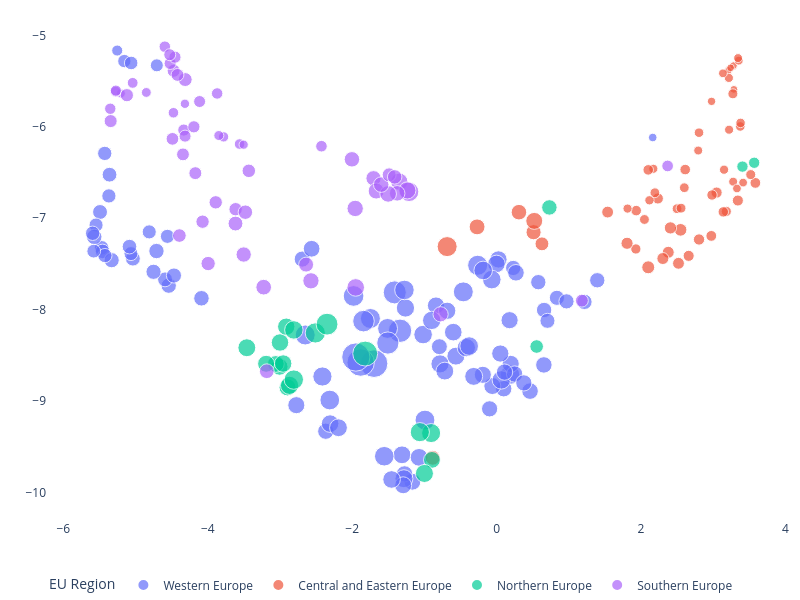

Notebook code for this chart:
### Code cell
# UMAP
umap_model = umap.UMAP(n_components = 2, n_neighbors = 25,
                       min_dist=0.1, random_state = 0)
components = umap_model.fit_transform(X)

df_umap = df.join(pd.DataFrame(components, index = df.index,
                           columns = ['pc_1', 'pc_2']))

df_umap.reset_index(inplace = True)

fig = px.scatter(df_umap, x = 'pc_1', y = 'pc_2', color=df_umap['EU Region'],
                 width = 800, height = 600, size = 'GDP per Capita',
                 custom_data = ['region_name', 'GDP per Capita'])

fig.update_layout(  margin={"r":1,"t":15,"l":1,"b":1},
                    plot_bgcolor = '#FFFFFF',
                    legend = dict(orientation = 'h', yanchor = 'top'),
                    yaxis_title='', xaxis_title='',
                    title = "")

hovertemplate = '%{customdata[0]}' 
fig.update_traces(hovertemplate=hovertemplate)
fig.show()

### Figure 1 — Plotly figure (JSON) as saved in the notebook; plotly's stock layout.template omitted (floating-point values rounded to 4 significant figures; data arrays with more than 128 entries replaced by an {"elided": "..."} marker saying what was removed)
{"data": [{"customdata": {"elided": "99x2 mixed values"}, "hovertemplate": "%{customdata[0]}", "legendgroup": "Western Europe", "marker": {"color": "#636efa", "size": [78700.0, 57500.0, 39100.0, 45800.0, 54600.0, 47000.0, 59100.0, 29500.0, 34900.0, 30100.0, 32300.0, 59100.0, 51000.0, 43800.0, 50000.0, 68900.0, 47700.0, 49600.0, 43700.0, 51400.0, 46000.0, 44300.0, 49300.0, 35100.0, 55800.0, 80900.0, 58600.0, 39500.0, 42900.0, 34600.0, 50400.0, 43900.0, 34000.0, 43200.0, 47700.0, 48800.0, 39600.0, 44100.0, 40800.0, 39000.0, 34800.0, 47100.0, 40200.0, 37700.0, 33500.0, 38900.0, 34800.0, 39500.0, 34300.0, 43200.0, 113300.0, 111700.0, 63400.0, 31700.0, 32800.0, 29600.0, 31300.0, 34100.0, 32400.0, 30000.0, 35700.0, 35400.0, 28100.0, 34700.0, 32800.0, 33900.0, 29000.0, 31800.0, 29600.0, 34300.0, 30700.0, 38400.0, 41400.0, 30200.0, 26300.0, 27300.0, 18100.0, 25000.0, 10900.0, 118300.0, 58500.0, 42200.0, 39100.0, 47800.0, 47100.0, 42500.0, 73000.0, 45900.0, 56700.0, 46500.0, 34400.0, 40800.0, 56500.0, 44300.0, 45700.0, 51100.0, 59700.0, 51200.0, 58900.0], "sizemode": "area", "sizeref": 295.8, "symbol": "circle"}, "mode": "markers", "name": "Western Europe", "orientation": "v", "showlegend": true, "type": "scatter", "x": [-1.41, -2.31, -2.366, -2.306, -2.412, -2.189, -2.65, -4.81, -4.71, -5.369, -5.36, -1.747, -1.018, -0.8391, -0.8983, -1.843, -0.5636, -0.4185, 0.1804, -0.3795, -0.5995, -0.6839, -1.262, 0.6583, 0.1866, -1.337, -1.51, 0.0995, -0.05877, 1.217, 0.066, 0.1953, 0.8357, -0.1901, -0.3168, -0.7836, 0.2503, 0.05178, 0.4636, 0.3775, 0.5781, -0.7166, 0.6552, -0.7919, 0.7048, -0.09629, 1.395, 0.1103, 0.9686, -2.773, -1.697, -1.882, -1.98, -5.47, -5.492, -5.547, -5.457, -5.331, -5.037, -5.424, -4.087, -5.572, -5.579, -4.54, -4.592, -4.468, -5.064, -5.084, -4.558, -4.751, -5.594, -2.692, -2.561, -5.427, -5.155, -5.061, -5.254, -4.705, 2.163, -1.949, -0.9916, -1.166, -1.274, -1.283, -1.309, -1.293, -1.506, -1.454, -1.555, -1.074, 0.2302, 0.2686, -1.276, 0.02637, -0.001781, -0.06601, -0.2616, -0.1856, -0.4604], "xaxis": "x", "y": [-7.811, -8.99, -9.331, -9.248, -8.732, -9.293, -8.277, -7.149, -7.359, -6.755, -6.523, -8.097, -8.273, -7.955, -8.118, -8.126, -8.509, -8.416, -8.116, -8.399, -8.246, -8.013, -7.982, -8.004, -8.712, -8.231, -8.206, -8.866, -8.836, -7.915, -8.769, -8.594, -7.871, -8.714, -8.731, -8.594, -8.705, -8.481, -8.892, -8.802, -7.699, -8.673, -8.605, -8.406, -8.123, -9.086, -7.678, -8.684, -7.909, -9.046, -8.591, -8.579, -7.85, -7.324, -6.931, -7.074, -7.363, -7.459, -7.442, -7.408, -7.876, -7.203, -7.36, -7.738, -7.669, -7.627, -7.387, -7.31, -7.198, -7.586, -7.164, -7.447, -7.334, -6.29, -5.279, -5.299, -5.163, -5.325, -6.116, -8.519, -9.209, -9.884, -9.798, -9.851, -9.589, -9.923, -8.366, -9.859, -9.605, -9.617, -7.544, -7.597, -7.785, -7.451, -7.5, -7.671, -7.514, -7.571, -7.805], "yaxis": "y"}, {"customdata": [["Северозападен (Severozapaden)", 8800], ["Северен централен (Severen tsentralen)", 8900], ["Североизточен (Severoiztochen)", 10300], ["Югоизточен (Yugoiztochen)", 12400], ["Югозападен (Yugozapaden)", 20800], ["Южен централен (Yuzhen tsentralen)", 9100], ["Praha", 59400], ["Střední Čechy", 23800], ["Jihozápad", 22200], ["Severozápad", 18500], ["Severovýchod", 21200], ["Jihovýchod", 24800], ["Střední Morava", 21300], ["Moravskoslezsko", 20900], ["Panonska Hrvatska", 11900], ["Jadranska Hrvatska", 16600], ["Grad Zagreb", 28600], ["Sjeverna Hrvatska", 14100], ["Budapest", 37300], ["Pest", 15200], ["Közép-Dunántúl", 16200], ["Nyugat-Dunántúl", 16000], ["Dél-Dunántúl", 12000], ["Észak-Magyarország", 11300], ["Észak-Alföld", 11300], ["Dél-Alföld", 12600], ["Małopolskie", 15600], ["Śląskie", 18300], ["Wielkopolskie", 18300], ["Zachodniopomorskie", 14400], ["Lubuskie", 14300], ["Dolnośląskie", 18900], ["Opolskie", 14200], ["Kujawsko-pomorskie", 14500], ["Warmińsko-mazurskie", 12500], ["Pomorskie", 17300], ["Łódzkie", 16500], ["Świętokrzyskie", 12800], ["Lubelskie", 12300], ["Podkarpackie", 12400], ["Podlaskie", 13600], ["Warszawski stołeczny", 33900], ["Mazowiecki regionalny", 16500], ["Nord-Vest", 13500], ["Centru", 13400], ["Nord-Est", 8800], ["Sud-Est", 11600], ["Sud-Muntenia", 11400], ["Bucureşti-Ilfov", 35900], ["Sud-Vest Oltenia", 11800], ["Vest", 14900], ["Vzhodna Slovenija", 21900], ["Zahodna Slovenija", 32500], ["Bratislavský kraj", 42500], ["Západné Slovensko", 18000], ["Stredné Slovensko", 17200], ["Východné Slovensko", 14900]], "hovertemplate": "%{customdata[0]}", "legendgroup": "Central and Eastern Europe", "marker": {"color": "#EF553B", "size": [8800.0, 8900.0, 10300.0, 12400.0, 20800.0, 9100.0, 59400.0, 23800.0, 22200.0, 18500.0, 21200.0, 24800.0, 21300.0, 20900.0, 11900.0, 16600.0, 28600.0, 14100.0, 37300.0, 15200.0, 16200.0, 16000.0, 12000.0, 11300.0, 11300.0, 12600.0, 15600.0, 18300.0, 18300.0, 14400.0, 14300.0, 18900.0, 14200.0, 14500.0, 12500.0, 17300.0, 16500.0, 12800.0, 12300.0, 12400.0, 13600.0, 33900.0, 16500.0, 13500.0, 13400.0, 8800.0, 11600.0, 11400.0, 35900.0, 11800.0, 14900.0, 21900.0, 32500.0, 42500.0, 18000.0, 17200.0, 14900.0], "sizemode": "area", "sizeref": 295.8, "symbol": "circle"}, "mode": "markers", "name": "Central and Eastern Europe", "orientation": "v", "showlegend": true, "type": "scatter", "x": [3.212, 3.281, 2.978, 3.217, 1.538, 3.287, -0.6843, 2.549, 2.408, 3.047, 2.378, 2.1, 2.303, 2.52, 2.793, 2.612, 0.6284, 2.6, -0.2698, 3.182, 3.14, 2.984, 3.277, 3.329, 3.415, 3.151, 1.929, 2.661, 2.234, 2.048, 2.193, 2.804, 2.5, 2.555, 2.171, 2.974, 1.934, 2.117, 3.221, 1.814, 2.804, 0.5126, 2.1, 3.375, 3.379, 3.241, 3.354, 3.135, 0.3099, 3.345, 3.273, 1.807, -0.8846, 0.5219, 3.342, 3.584, 3.52], "xaxis": "x", "y": [-5.381, -5.329, -5.72, -5.463, -6.932, -5.589, -7.31, -7.126, -7.105, -6.718, -7.372, -7.537, -7.44, -7.493, -6.258, -6.467, -7.28, -6.665, -7.094, -6.925, -6.93, -6.745, -6.599, -6.674, -6.609, -6.468, -7.336, -7.411, -6.783, -7.013, -6.721, -7.232, -6.895, -6.889, -6.458, -7.193, -6.916, -6.803, -6.03, -6.894, -6.063, -7.152, -6.47, -5.995, -5.956, -5.353, -5.274, -5.413, -6.933, -5.246, -5.637, -7.274, -9.622, -7.028, -6.805, -6.613, -6.522], "yaxis": "y"}, {"customdata": [["Hovedstaden", 92100], ["Sjælland", 41900], ["Syddanmark", 53500], ["Midtjylland", 54300], ["Nordjylland", 48200], ["Eesti", 27400], ["Latvija", 19100], ["Sostinės regionas", 35400], ["Vidurio ir vakarų Lietuvos regionas ", 19000], ["Länsi-Suomi", 42700], ["Helsinki-Uusimaa", 60400], ["Etelä-Suomi", 42400], ["Pohjois- ja Itä-Suomi", 41500], ["Åland", 48900], ["Stockholm", 70500], ["Östra Mellansverige", 45200], ["Småland med öarna", 45000], ["Sydsverige", 44600], ["Västsverige", 50400], ["Norra Mellansverige", 42800], ["Mellersta Norrland", 47500], ["Övre Norrland", 55600]], "hovertemplate": "%{customdata[0]}", "legendgroup": "Northern Europe", "marker": {"color": "#00cc96", "size": [92100.0, 41900.0, 53500.0, 54300.0, 48200.0, 27400.0, 19100.0, 35400.0, 19000.0, 42700.0, 60400.0, 42400.0, 41500.0, 48900.0, 70500.0, 45200.0, 45000.0, 44600.0, 50400.0, 42800.0, 47500.0, 55600.0], "sizemode": "area", "sizeref": 295.8, "symbol": "circle"}, "mode": "markers", "name": "Northern Europe", "orientation": "v", "showlegend": true, "type": "scatter", "x": [-1.819, -0.8949, -0.9063, -1.063, -0.9992, 0.5551, 3.406, 0.7315, 3.568, -2.895, -2.511, -3.005, -3.057, -2.867, -2.348, -2.999, -2.955, -2.913, -2.807, -3.192, -3.459, -2.808], "xaxis": "x", "y": [-8.481, -9.645, -9.351, -9.341, -9.794, -8.404, -6.434, -6.881, -6.392, -8.851, -8.255, -8.626, -8.594, -8.829, -8.159, -8.359, -8.59, -8.187, -8.222, -8.593, -8.417, -8.766], "yaxis": "y"}, {"customdata": [["Aττική (Attiki)", 27000], ["Βόρειο Αιγαίο (Voreio Aigaio)", 12000], ["Νότιο Αιγαίο (Notio Aigaio)", 19200], ["Κρήτη (Kriti)", 16600], ["Aνατολική Μακεδονία, Θράκη (Anatoliki Makedonia, Thraki)", 13000], ["Κεντρική Μακεδονία (Kentriki Makedonia)", 15800], ["Δυτική Μακεδονία (Dytiki Makedonia)", 16500], ["Ήπειρος (Ipeiros)", 12700], ["Θεσσαλία (Thessalia)", 14900], ["Ιόνια Νησιά (Ionia Nisia)", 16900], ["Δυτική Ελλάδα (Dytiki Ellada)", 14300], ["Στερεά Ελλάδα (Sterea Ellada)", 18400], ["Πελοπόννησος (Peloponnisos)", 17400], ["Galicia", 26500], ["Principado de Asturias", 26400], ["Cantabria", 26500], ["País Vasco", 36400], ["Comunidad Foral de Navarra", 34700], ["La Rioja", 30300], ["Aragón", 32600], ["Comunidad de Madrid", 39200], ["Castilla y León", 27400], ["Castilla-La Mancha", 24000], ["Extremadura", 21900], ["Cataluña", 33000], ["Comunitat Valenciana ", 24700], ["Illes Balears", 31000], ["Andalucía", 21500], ["Región de Murcia", 24300], ["Ciudad de Ceuta", 21300], ["Ciudad de Melilla", 19500], ["Canarias", 22100], ["Piemonte", 34500], ["Valle d’Aosta/Vallée d’Aoste", 44000], ["Liguria", 35400], ["Lombardia", 45900], ["Abruzzo", 28600], ["Molise", 25000], ["Campania", 21800], ["Puglia", 22000], ["Basilicata", 25800], ["Calabria", 19700], ["Sicilia", 21200], ["Sardegna", 24500], ["Provincia Autonoma di Bolzano/Bozen", 56000], ["Provincia Autonoma di Trento", 43900], ["Veneto", 38000], ["Friuli-Venezia Giulia", 35800], ["Emilia-Romagna", 40700], ["Toscana", 35600], ["Umbria", 28800], ["Marche", 31100], ["Lazio", 39800], ["Κύπρος (Kypros)", 32200], ["Malta", 34300], ["Norte", 20000], ["Algarve", 25300], ["Região Autónoma dos Açores", 20300], ["Região Autónoma da Madeira", 24700]], "hovertemplate": "%{customdata[0]}", "legendgroup": "Southern Europe", "marker": {"color": "#ab63fa", "size": [27000.0, 12000.0, 19200.0, 16600.0, 13000.0, 15800.0, 16500.0, 12700.0, 14900.0, 16900.0, 14300.0, 18400.0, 17400.0, 26500.0, 26400.0, 26500.0, 36400.0, 34700.0, 30300.0, 32600.0, 39200.0, 27400.0, 24000.0, 21900.0, 33000.0, 24700.0, 31000.0, 21500.0, 24300.0, 21300.0, 19500.0, 22100.0, 34500.0, 44000.0, 35400.0, 45900.0, 28600.0, 25000.0, 21800.0, 22000.0, 25800.0, 19700.0, 21200.0, 24500.0, 56000.0, 43900.0, 38000.0, 35800.0, 40700.0, 35600.0, 28800.0, 31100.0, 39800.0, 32200.0, 34300.0, 20000.0, 25300.0, 20300.0, 24700.0], "sizemode": "area", "sizeref": 295.8, "symbol": "circle"}, "mode": "markers", "name": "Southern Europe", "orientation": "v", "showlegend": true, "type": "scatter", "x": [-3.431, -5.204, -5.35, -3.559, -4.316, -3.781, -4.475, -3.502, -3.847, -5.274, -4.851, -5.272, -5.04, -4.072, -3.89, -3.614, -3.225, -3.502, -3.994, -3.616, -2.571, -4.393, -4.489, -4.332, -2.638, -4.172, -3.479, -4.314, -4.343, -4.113, -3.87, -4.192, -1.704, -1.347, -2.003, -1.951, -4.312, -4.472, -4.521, -4.454, -5.12, -4.595, -4.526, -4.419, -1.212, -1.236, -1.667, -1.376, -1.501, -1.598, -1.488, -1.411, -1.958, -3.182, -0.7752, -2.425, -5.345, 2.369, 1.182], "xaxis": "x", "y": [-6.48, -5.634, -5.801, -6.187, -5.746, -6.109, -5.845, -6.194, -6.094, -5.613, -5.622, -5.602, -5.517, -7.037, -6.825, -6.901, -7.754, -7.397, -7.495, -7.058, -7.685, -7.189, -6.13, -6.034, -7.507, -6.506, -6.933, -6.1, -6.3, -5.722, -5.633, -5.999, -6.562, -6.599, -6.354, -7.757, -5.481, -5.385, -5.304, -5.236, -5.652, -5.121, -5.209, -5.43, -6.71, -6.694, -6.702, -6.727, -6.733, -6.631, -6.524, -6.547, -6.892, -8.674, -8.051, -6.211, -5.936, -6.427, -7.901], "yaxis": "y"}], "layout": {"height": 600, "legend": {"itemsizing": "constant", "orientation": "h", "title": {"text": "EU Region"}, "tracegroupgap": 0, "yanchor": "top"}, "margin": {"b": 1, "l": 1, "r": 1, "t": 15}, "plot_bgcolor": "#FFFFFF", "title": {"text": ""}, "width": 800, "xaxis": {"anchor": "y", "domain": [0, 1], "title": {"text": ""}}, "yaxis": {"anchor": "x", "domain": [0, 1], "title": {"text": ""}}}}
